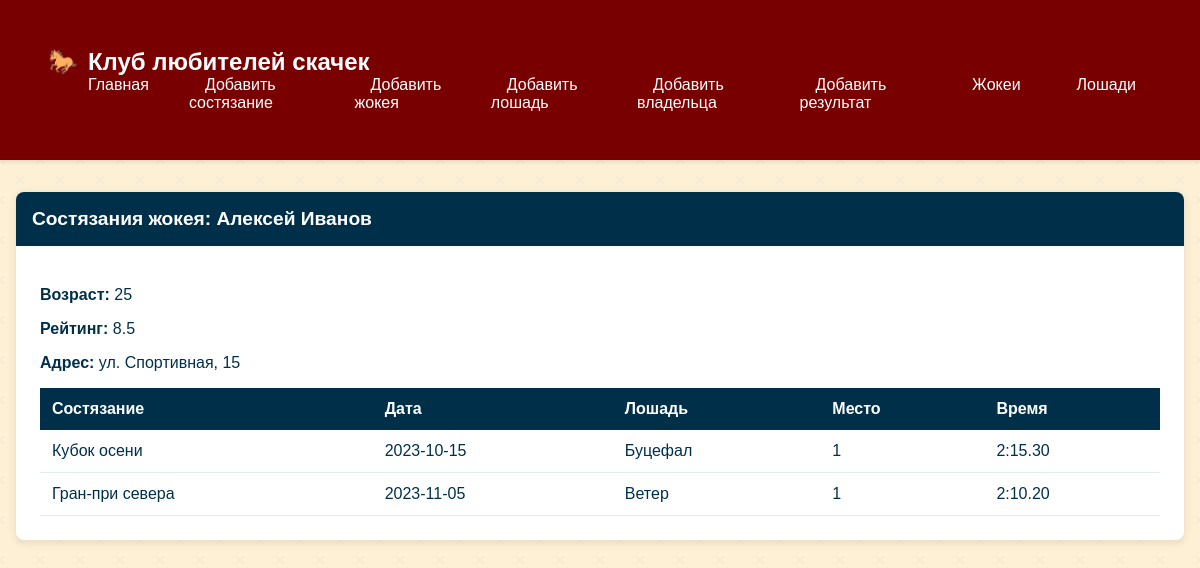
/jockey/1, run on the app's committed database.
### models.py (models this page shows)
class Jockey(db.Model):
    __tablename__ = 'jockeys'
    id = db.Column(db.Integer, primary_key=True)
    name = db.Column(db.String(100), nullable=False)
    address = db.Column(db.String(200), nullable=False)
    age = db.Column(db.Integer, nullable=False)
    rating = db.Column(db.Float, nullable=False)
    results = db.relationship('Result', backref='jockey', lazy=True)

class Result(db.Model):
    __tablename__ = 'results'
    id = db.Column(db.Integer, primary_key=True)
    competition_id = db.Column(db.Integer, db.ForeignKey('competitions.id'), nullable=False)
    jockey_id = db.Column(db.Integer, db.ForeignKey('jockeys.id'), nullable=False)
    horse_id = db.Column(db.Integer, db.ForeignKey('horses.id'), nullable=False)
    position = db.Column(db.Integer, nullable=False)
    time = db.Column(db.String(20), nullable=False)

class Competition(db.Model):
    __tablename__ = 'competitions'
    id = db.Column(db.Integer, primary_key=True)
    date = db.Column(db.Date, nullable=False)
    time = db.Column(db.Time, nullable=False)
    location = db.Column(db.String(200), nullable=False)
    name = db.Column(db.String(200), nullable=True)
    results = db.relationship('Result', backref='competition', lazy=True)

class Horse(db.Model):
    __tablename__ = 'horses'
    id = db.Column(db.Integer, primary_key=True)
    name = db.Column(db.String(100), nullable=False)
    gender = db.Column(db.String(10), nullable=False)
    age = db.Column(db.Integer, nullable=False)
    owner_id = db.Column(db.Integer, db.ForeignKey('owners.id'), nullable=False)
    results = db.relationship('Result', backref='horse', lazy=True)

### app.py (the view)
@app.route('/jockey/<int:jockey_id>')
def jockey_competitions(jockey_id):
    jockey = Jockey.query.get_or_404(jockey_id)
    results = Result.query.filter_by(jockey_id=jockey_id).all()
    return render_template('jockey_competitions.html', jockey=jockey, results=results)

### templates/jockey_competitions.html (shortened to what this page needs)
{% extends "base.html" %}
{% block content %}
<div class="card">
    <div class="card-header">Состязания жокея: {{ jockey.name }}</div>
    <div class="card-body">
        <p><strong>Возраст:</strong> {{ jockey.age }}</p>
        <p><strong>Рейтинг:</strong> {{ jockey.rating }}</p>
        <p><strong>Адрес:</strong> {{ jockey.address }}</p>
        <table class="table">
            <thead>
                <tr>
                    <th>Состязание</th>
                    <th>Дата</th>
                    <th>Лошадь</th>
                    <th>Место</th>
                    <th>Время</th>
                </tr>
            </thead>
            <tbody>
                {% for result in results %}
                <tr>
                    <td>{{ result.competition.name }}</td>
                    <td>{{ result.competition.date }}</td>
                    <td>{{ result.horse.name }}</td>
                    <td>{{ result.position }}</td>
                    <td>{{ result.time }}</td>
                </tr>
                {% endfor %}
            </tbody>
        </table>
    </div>
</div>
{% endblock %}

### static/style.css (style rules this page uses)
:root { --color-primary: #780000; --color-secondary: #c1121f; --color-background: #fdf0d5; --color-dark: #003049; --color-accent: #669bbc; }
body { background-color: var(--color-background); color: var(--color-dark); font-family: 'Arial', sans-serif; margin: 0; padding: 0; }
.card { background: white; border-radius: 8px; box-shadow: 0 2px 10px rgba(0, 0, 0, 0.1); margin-bottom: 2rem; overflow: hidden; }
.card-header { background-color: var(--color-dark); color: white; padding: 1rem; font-size: 1.2rem; font-weight: bold; }
.card-body { padding: 1.5rem; }
.table { width: 100%; border-collapse: collapse; margin-top: 1rem; }
.table th, .table td { padding: 0.75rem; text-align: left; border-bottom: 1px solid #ddd; }
.table th { background-color: var(--color-accent); color: white; }
.card { transition: transform 0.3s ease, box-shadow 0.3s ease; border: none; }
.card { animation: fadeIn 0.5s ease-out; }
.table th { background-color: var(--color-dark); color: white; border: none; }
.table td { border-color: rgba(102, 155, 188, 0.2); }

### data on the page
Jockey: name "Алексей Иванов", age "25", rating "8.5", address "ул. Спортивная, 15"
Result: competition.name "Кубок осени", competition "2023-10-15", horse.name "Буцефал", position "1", time "2:15.30"
Result: competition.name "Гран-при севера", competition "2023-11-05", horse.name "Ветер", position "1", time "2:10.20"
